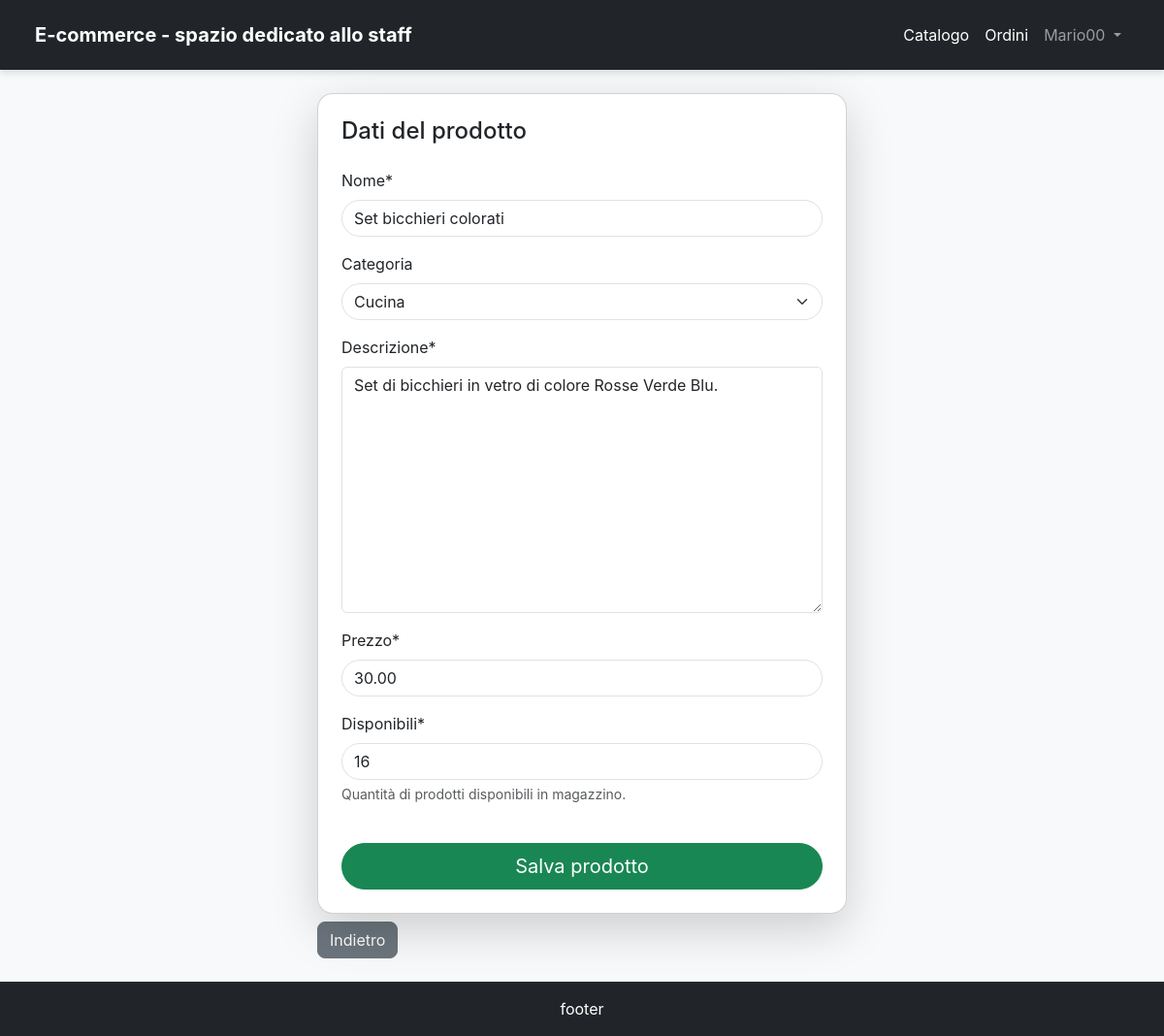
The app's page /products/update_product/2 (signed in), older data.
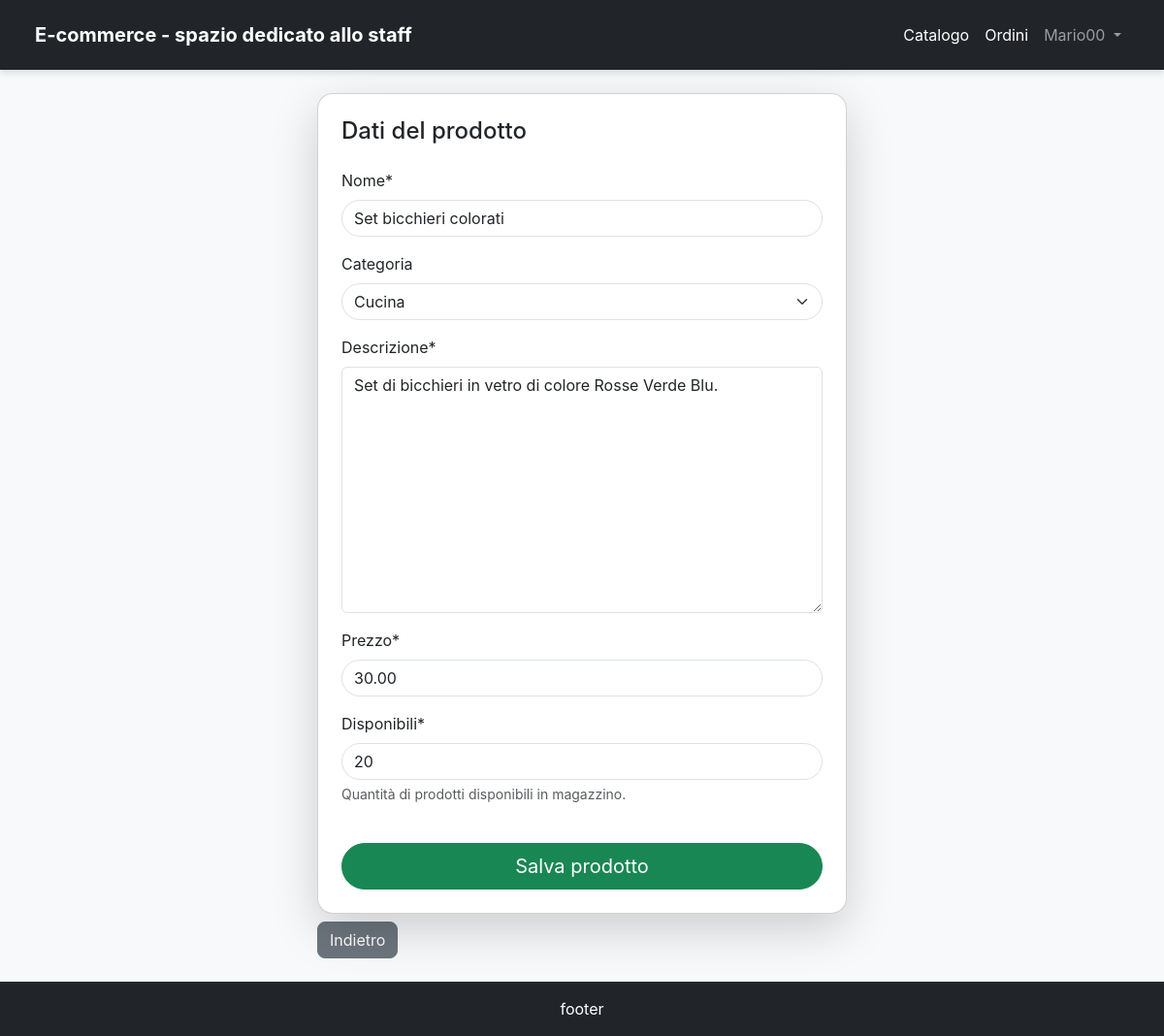
The same page, newer data.
### products/models.py (models this page shows, shortened)
class Product(models.Model):
    name = models.CharField(max_length=200, verbose_name="Nome Prodotto")
    slug = AutoSlugField(populate_from='name', unique=True, always_update=True)
    category = models.ForeignKey(
        Category,
        on_delete=models.SET_NULL,
        null=True,
        blank=True,
        related_name='products',
        verbose_name="Categoria"
    )
    description = models.TextField(verbose_name="Descrizione prodotto")
    price = models.DecimalField(
        max_digits=10,
        decimal_places=2,
        verbose_name="Prezzo in €"
    )
    stock = models.IntegerField(
        default=0,
        verbose_name="Quantità Disponibile",
        help_text="Quantità di prodotti disponibili in magazzino."
    )
    created_at = models.DateTimeField(auto_now_add=True, verbose_name="Data Creazione")
    updated_at = models.DateTimeField(auto_now=True, verbose_name="Ultimo Aggiornamento")
    class Meta:
        ordering = ('name',)
        verbose_name = "Prodotto"
        verbose_name_plural = "Prodotti"

class Category(models.Model):
    name = models.CharField(max_length=100, unique=True, verbose_name="Nome Categoria")
    slug = AutoSlugField(populate_from='name', unique=True, always_update=True)
    class Meta:
        ordering = ('name',)
        verbose_name_plural = "Categorie"
    def __str__(self):
        return self.name

### products/views.py (the view, shortened to what this page needs)
# urls.py: path("update_product/<int:pk>", UpdateProduct.as_view(), name="update_product"),
class UpdateProduct(LoginRequiredMixin, UpdateView, PermissionRequiredMixin):
    model = Product
    permission_required = 'products.change_products'
    template_name = 'store_manager/products_management.html'
    form_class = ProductForm

### products/forms.py
class ProductForm(forms.ModelForm):
    class Meta:
        model = Product
        fields = [
            'name',
            'category',
            'description',
            'price',
            'stock',
        ]
        labels = {
            'name': 'Nome',
            'category': 'Categoria',
            'description': 'Descrizione',
            'price': 'Prezzo',
            'stock': 'Disponibili',
        }
    def __init__(self, *args, **kwargs):
        super().__init__(*args, **kwargs)
        self.helper = FormHelper()
        self.helper.layout = Layout(
            Field('name', css_class='rounded-pill'),
            Field('category', css_class='rounded-pill'),
            'description',
            Field('price', css_class='rounded-pill'),
            Field('stock', css_class='rounded-pill'),
            Submit('submit', 'Salva prodotto', css_class='btn btn-success btn-lg rounded-pill w-100 mt-4')
        )

### templates/store_manager/products_management.html (shortened to what this page needs)
{% extends 'base.html' %}
{% load crispy_forms_tags %}
{% block content %}
    <div class="row justify-content-center">
        <div class="col-lg-6">
            <div class="card shadow-lg rounded-card p-4">
                <h4 class="mb-4">Dati del prodotto</h4>
                <form method="post">
                    {% crispy form %}
                </form>
            </div>
            <a href="{% url 'store_manager_dashboard' %}" class="mt-2 btn btn-secondary">Indietro</a>
        </div>
    </div>
{% endblock content %}

Row changes from the older to the newer data that the page shows:
changed Product "Cucina": stock "16" → "20"
